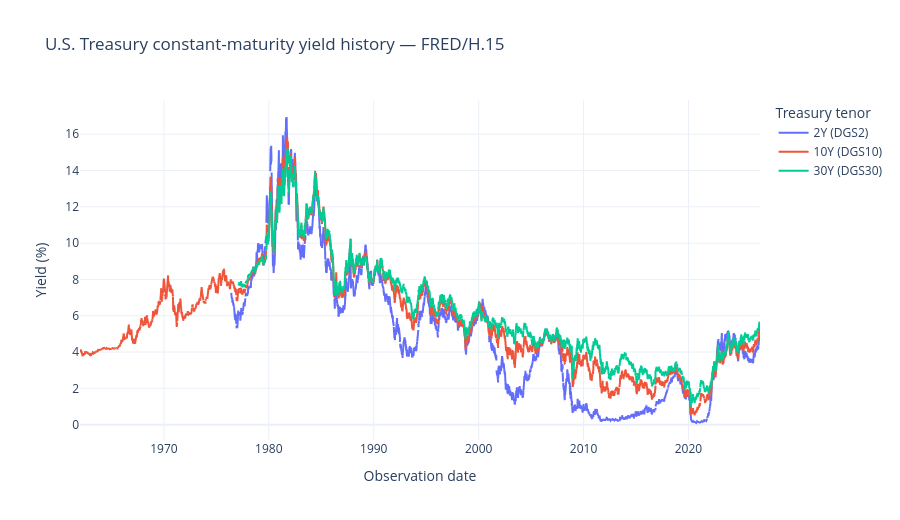

Notebook cell for this chart:
### Code cell
curve_analysis = market.curve(observations)
curve_analysis.show_history(*date_range.get_dates())

### Figure 1 — Plotly figure (JSON) as saved in the notebook; plotly's stock layout.template omitted (floating-point values rounded to 4 significant figures; data arrays with more than 128 entries replaced by an {"elided": "..."} marker saying what was removed)
{"data": [{"connectgaps": false, "hovertemplate": "%{x|%Y-%m-%d}<br>%{y:.2f}%<extra>%{fullData.name}</extra>", "line": {"dash": "solid"}, "mode": "lines", "name": "2Y (DGS2)", "type": "scatter", "x": {"elided": "16910 str values"}, "y": {"elided": "16910 float values"}}, {"connectgaps": false, "hovertemplate": "%{x|%Y-%m-%d}<br>%{y:.2f}%<extra>%{fullData.name}</extra>", "line": {"dash": "solid"}, "mode": "lines", "name": "10Y (DGS10)", "type": "scatter", "x": {"elided": "16910 str values"}, "y": {"elided": "16910 float values"}}, {"connectgaps": false, "hovertemplate": "%{x|%Y-%m-%d}<br>%{y:.2f}%<extra>%{fullData.name}</extra>", "line": {"dash": "solid"}, "mode": "lines", "name": "30Y (DGS30)", "type": "scatter", "x": {"elided": "16910 str values"}, "y": {"elided": "16910 float values"}}], "layout": {"height": 520, "hovermode": "x unified", "legend": {"title": {"text": "Treasury tenor"}}, "title": {"text": "U.S. Treasury constant-maturity yield history — FRED/H.15"}, "xaxis": {"range": ["1962-01-02", "2026-10-26"], "title": {"text": "Observation date"}, "type": "date"}, "yaxis": {"autorange": true, "title": {"text": "Yield (%)"}}}}
